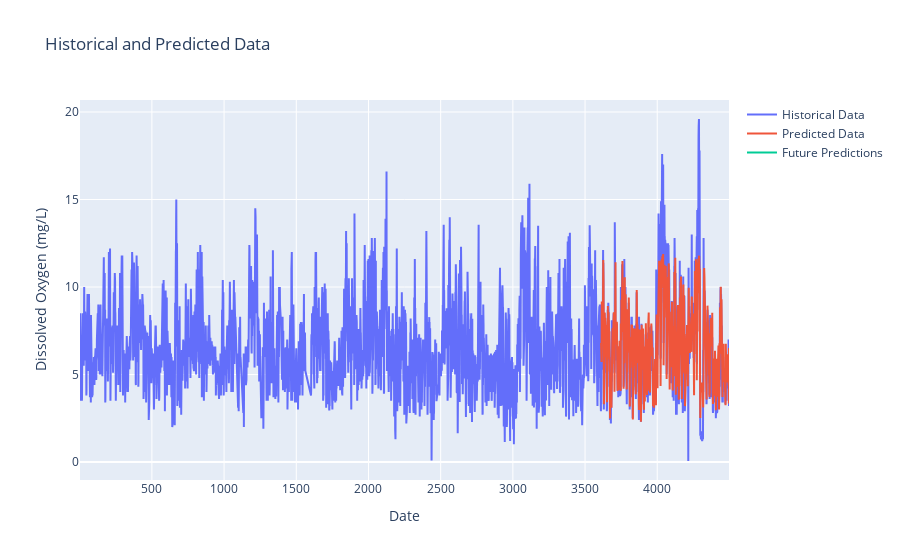

Notebook code cell kept with this figure:
### Code cell
fig.show()

### Figure 1 — Plotly figure (JSON) as saved in the notebook; plotly's stock layout.template omitted (floating-point values rounded to 4 significant figures; data arrays with more than 128 entries replaced by an {"elided": "..."} marker saying what was removed)
{"data": [{"mode": "lines", "name": "Historical Data", "type": "scatter", "x": {"elided": "4396 int values"}, "y": {"elided": "4396 float values"}}, {"mode": "lines", "name": "Predicted Data", "type": "scatter", "x": {"elided": "880 int values"}, "y": {"elided": "880 float values"}}, {"mode": "lines", "name": "Future Predictions", "type": "scatter", "x": ["1970-01-31T00:00:00.000004", "1970-02-28T00:00:00.000004", "1970-03-31T00:00:00.000004"], "y": [6.025, 3.349, 6.512]}], "layout": {"title": {"text": "Historical and Predicted Data"}, "xaxis": {"title": {"text": "Date"}}, "yaxis": {"title": {"text": "Dissolved Oxygen (mg/L)"}}}}
